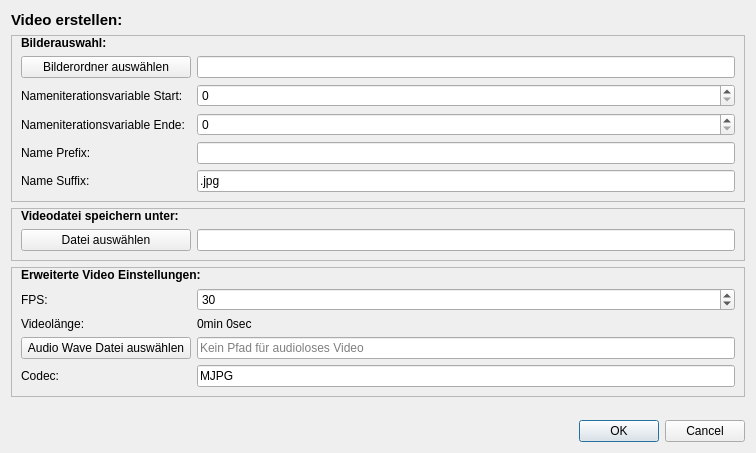
<?xml version="1.0" encoding="UTF-8"?>
<ui version="4.0">
 <class>DialogCreateVideo</class>
 <widget class="QDialog" name="DialogCreateVideo">
  <property name="geometry">
   <rect>
    <x>0</x>
    <y>0</y>
    <width>756</width>
    <height>453</height>
   </rect>
  </property>
  <property name="windowTitle">
   <string>Video erstellen</string>
  </property>
  <layout class="QVBoxLayout" name="verticalLayout">
   <item>
    <widget class="QLabel" name="label_3">
     <property name="font">
      <font>
       <pointsize>11</pointsize>
       <bold>true</bold>
      </font>
     </property>
     <property name="text">
      <string>Video erstellen:</string>
     </property>
    </widget>
   </item>
   <item>
    <widget class="QFrame" name="frame">
     <property name="frameShape">
      <enum>QFrame::StyledPanel</enum>
     </property>
     <property name="frameShadow">
      <enum>QFrame::Raised</enum>
     </property>
     <layout class="QFormLayout" name="formLayout_2">
      <property name="topMargin">
       <number>0</number>
      </property>
      <item row="0" column="0" colspan="2">
       <widget class="QLabel" name="label_8">
        <property name="font">
         <font>
          <bold>true</bold>
         </font>
        </property>
        <property name="text">
         <string>Bilderauswahl:</string>
        </property>
       </widget>
      </item>
      <item row="1" column="0">
       <widget class="QPushButton" name="pushButtonOpenSaveDir">
        <property name="sizePolicy">
         <sizepolicy hsizetype="Fixed" vsizetype="Fixed">
          <horstretch>0</horstretch>
          <verstretch>0</verstretch>
         </sizepolicy>
        </property>
        <property name="minimumSize">
         <size>
          <width>170</width>
          <height>0</height>
         </size>
        </property>
        <property name="text">
         <string>Bilderordner auswählen</string>
        </property>
       </widget>
      </item>
      <item row="1" column="1">
       <widget class="QLineEdit" name="lineEditPath"/>
      </item>
      <item row="2" column="0">
       <widget class="QLabel" name="label_2">
        <property name="text">
         <string>Nameniterationsvariable Start:</string>
        </property>
       </widget>
      </item>
      <item row="2" column="1">
       <widget class="QSpinBox" name="spinBoxNameItStart">
        <property name="maximum">
         <number>99999</number>
        </property>
       </widget>
      </item>
      <item row="3" column="0">
       <widget class="QLabel" name="label_4">
        <property name="minimumSize">
         <size>
          <width>170</width>
          <height>0</height>
         </size>
        </property>
        <property name="text">
         <string>Nameniterationsvariable Ende:</string>
        </property>
       </widget>
      </item>
      <item row="3" column="1">
       <widget class="QSpinBox" name="spinBox_NameItStop">
        <property name="maximum">
         <number>9999999</number>
        </property>
       </widget>
      </item>
      <item row="4" column="0">
       <widget class="QLabel" name="label_5">
        <property name="text">
         <string>Name Prefix:</string>
        </property>
       </widget>
      </item>
      <item row="4" column="1">
       <widget class="QLineEdit" name="lineEditNamePrefix"/>
      </item>
      <item row="5" column="0">
       <widget class="QLabel" name="label">
        <property name="text">
         <string>Name Suffix:</string>
        </property>
       </widget>
      </item>
      <item row="5" column="1">
       <widget class="QLineEdit" name="lineEdit_Suffix">
        <property name="text">
         <string>.jpg</string>
        </property>
       </widget>
      </item>
     </layout>
    </widget>
   </item>
   <item>
    <widget class="QFrame" name="frame_3">
     <property name="frameShape">
      <enum>QFrame::StyledPanel</enum>
     </property>
     <property name="frameShadow">
      <enum>QFrame::Raised</enum>
     </property>
     <layout class="QFormLayout" name="formLayout_3">
      <property name="topMargin">
       <number>0</number>
      </property>
      <item row="0" column="0">
       <widget class="QLabel" name="label_7">
        <property name="minimumSize">
         <size>
          <width>170</width>
          <height>0</height>
         </size>
        </property>
        <property name="font">
         <font>
          <bold>true</bold>
         </font>
        </property>
        <property name="text">
         <string>Videodatei speichern unter:</string>
        </property>
       </widget>
      </item>
      <item row="0" column="1">
       <layout class="QHBoxLayout" name="horizontalLayout_5"/>
      </item>
      <item row="1" column="1">
       <widget class="QLineEdit" name="lineEditFilePath">
        <property name="placeholderText">
         <string/>
        </property>
       </widget>
      </item>
      <item row="1" column="0">
       <widget class="QPushButton" name="pushButton_2">
        <property name="minimumSize">
         <size>
          <width>170</width>
          <height>0</height>
         </size>
        </property>
        <property name="text">
         <string>Datei auswählen</string>
        </property>
       </widget>
      </item>
     </layout>
    </widget>
   </item>
   <item>
    <widget class="QFrame" name="frame_2">
     <property name="frameShape">
      <enum>QFrame::StyledPanel</enum>
     </property>
     <property name="frameShadow">
      <enum>QFrame::Raised</enum>
     </property>
     <layout class="QFormLayout" name="formLayout">
      <property name="topMargin">
       <number>0</number>
      </property>
      <item row="0" column="0" colspan="2">
       <widget class="QLabel" name="label_9">
        <property name="font">
         <font>
          <bold>true</bold>
         </font>
        </property>
        <property name="text">
         <string>Erweiterte Video Einstellungen:</string>
        </property>
       </widget>
      </item>
      <item row="1" column="0">
       <widget class="QLabel" name="label_6">
        <property name="text">
         <string>FPS:</string>
        </property>
       </widget>
      </item>
      <item row="1" column="1">
       <widget class="QSpinBox" name="spinBoxFPS">
        <property name="minimum">
         <number>1</number>
        </property>
        <property name="value">
         <number>30</number>
        </property>
       </widget>
      </item>
      <item row="3" column="0">
       <widget class="QPushButton" name="pushButton">
        <property name="minimumSize">
         <size>
          <width>170</width>
          <height>0</height>
         </size>
        </property>
        <property name="text">
         <string>Audio Wave Datei auswählen</string>
        </property>
       </widget>
      </item>
      <item row="3" column="1">
       <widget class="QLineEdit" name="lineEditAudioPath">
        <property name="enabled">
         <bool>true</bool>
        </property>
        <property name="placeholderText">
         <string>Kein Pfad für audioloses Video</string>
        </property>
       </widget>
      </item>
      <item row="4" column="0">
       <widget class="QLabel" name="label_10">
        <property name="text">
         <string>Codec:</string>
        </property>
       </widget>
      </item>
      <item row="4" column="1">
       <widget class="QLineEdit" name="lineEditCodec">
        <property name="inputMethodHints">
         <set>Qt::ImhNone</set>
        </property>
        <property name="text">
         <string>MJPG</string>
        </property>
       </widget>
      </item>
      <item row="2" column="0">
       <widget class="QLabel" name="label_11">
        <property name="text">
         <string>Videolänge:</string>
        </property>
       </widget>
      </item>
      <item row="2" column="1">
       <widget class="QLabel" name="label_videolnge">
        <property name="text">
         <string>0min 0sec</string>
        </property>
       </widget>
      </item>
     </layout>
    </widget>
   </item>
   <item>
    <spacer name="verticalSpacer">
     <property name="orientation">
      <enum>Qt::Vertical</enum>
     </property>
     <property name="sizeHint" stdset="0">
      <size>
       <width>20</width>
       <height>0</height>
      </size>
     </property>
    </spacer>
   </item>
   <item>
    <widget class="QDialogButtonBox" name="buttonBox">
     <property name="orientation">
      <enum>Qt::Horizontal</enum>
     </property>
     <property name="standardButtons">
      <set>QDialogButtonBox::Cancel|QDialogButtonBox::Ok</set>
     </property>
    </widget>
   </item>
  </layout>
 </widget>
 <resources/>
 <connections>
  <connection>
   <sender>buttonBox</sender>
   <signal>accepted()</signal>
   <receiver>DialogCreateVideo</receiver>
   <slot>accept()</slot>
   <hints>
    <hint type="sourcelabel">
     <x>248</x>
     <y>254</y>
    </hint>
    <hint type="destinationlabel">
     <x>157</x>
     <y>274</y>
    </hint>
   </hints>
  </connection>
  <connection>
   <sender>buttonBox</sender>
   <signal>rejected()</signal>
   <receiver>DialogCreateVideo</receiver>
   <slot>reject()</slot>
   <hints>
    <hint type="sourcelabel">
     <x>316</x>
     <y>260</y>
    </hint>
    <hint type="destinationlabel">
     <x>286</x>
     <y>274</y>
    </hint>
   </hints>
  </connection>
 </connections>
</ui>
